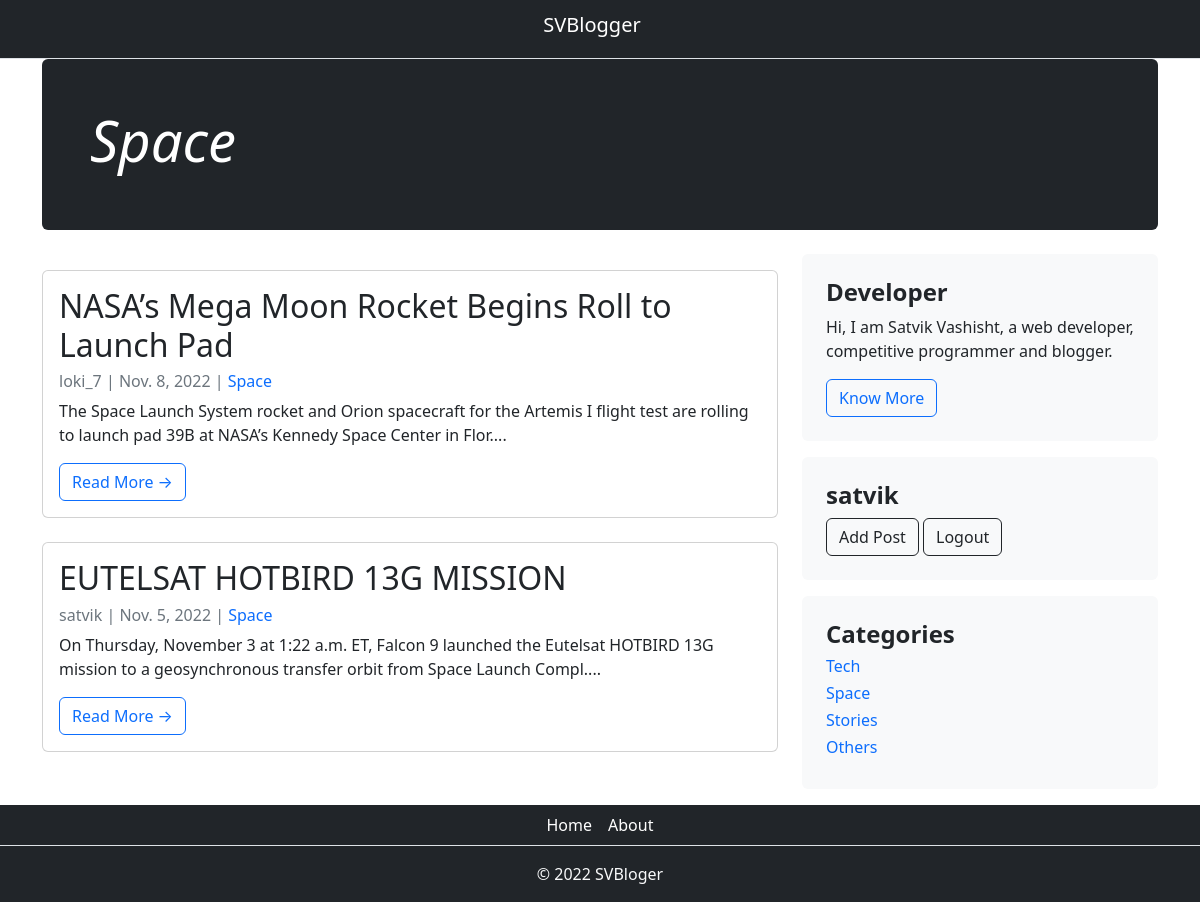
The page /category/Space (signed in) on the database its author committed.
### home/models.py (models this page shows, shortened)
class Post(models.Model):
    title = models.CharField(max_length=100)
    author = models.ForeignKey(User, on_delete=models.CASCADE)
    body = models.TextField()
    created_on = models.DateField(auto_now_add=True)
    category = models.CharField(max_length=100, default='others')
    likes = models.ManyToManyField(User, related_name='blog_post')

class Category(models.Model):
    name = models.CharField(max_length=100)
    def __str__(self):
        return self.name

### home/views.py (the view)
# urls.py: path('category/<str:cats>',CategoryView,name="category"),
def CategoryView(request, cats):
    category_post = Post.objects.filter(category=cats).order_by('-created_on')
    cat_menu = Category.objects.all()
    return render(request, 'categories.html', {'cats':cats, 'category_post':category_post, 'cat_menu':cat_menu})

### home/templates/categories.html (shortened to what this page needs)
{% extends "base.html" %}
{% block content %}
{% if category_post %}
<div class="container">
    <div class="p-4 p-md-5 mb-4 text-bg-dark rounded">
      <div class="col-md-6 px-0">
        <h1 class="display-4 fst-italic">{{ cats }}</h1>
      </div>
    </div>
</div>
<div class="container">
  <div class="row">
      <div class="col-md-8 mt-3 left">
          {% for post in category_post %}
          <div class="card mb-4">
              <div class="card-body">
                  <h2 class="card-title">{{ post.title }}</h2>
                  <p class="card-text text-muted h6">{{ post.author }} |  {{ post.created_on }} | <a href="{% url 'category' post.category %}" style="text-decoration: none;">{{ post.category }}</a></p>
                  <p class="card-text">{{ post.body | slice:":150" | safe }}....</p>
                  <a href="{% url 'post' post.pk  %}" class="btn btn-outline-primary">Read More &rarr;</a>
              </div>
          </div>
          {% endfor %}
      </div>
      {% block sidebar %} {% include 'sidebar.html' %} {% endblock sidebar %}
  </div>
</div>
{% endif %}
{%endblock%}

### home/templates/sidebar.html
{% block sidebar %}
<div class="col-md-4">
    <div class="position-sticky" style="top: 2rem;">
        <div class="p-4 mb-3 bg-light rounded">
          <h4 class=""><strong>Developer</strong></h4>
          <p class=" mb-0">Hi, I am Satvik Vashisht, a web developer, competitive programmer and blogger.</p>
          <a href="https://morning-coast-06742.herokuapp.com/" class="btn btn-outline-primary mt-3">Know More</a>
        </div>
        <div class="p-4 mb-3 bg-light rounded">
          {% if user.is_authenticated %}
          <h4 class="title"><strong>{{ user.username }}</strong></h4>
          <a href="{% url 'addpost' %}"><button type="button" class="btn btn-outline-dark text-center">Add Post</button></a>
          <a href="{% url 'logout' %}"><button type="button" class="btn btn-outline-dark text-center">Logout</button></a>
          {% else %}
          <a href="{% url 'login' %}"><button type="button" class="btn btn-outline-dark text-center">Login</button></a>
          <a href="{% url 'register' %}"><button type="button" class="btn btn-outline-dark text-center">Register</button></a>
          {% endif %}
        </div>
        <div class="p-4 mb-3 bg-light rounded">
          <h4 class=""><strong>Categories</strong></h4>
            {% for item in cat_menu %}
            <h6 class=""><a href="{% url 'category' item %}" style="text-decoration: none;">{{ item }}</a></h6>
            {% endfor %}
        </div>
    </div>
</div>
{% endblock sidebar %}

### home/templates/base.html (style rules this page uses)
html, body { height: 100%; width: 100%; margin: 0; display: table; }

### rows shown on the page
Post: title "NASA’s Mega Moon Rocket Begins Roll to Launch Pad", author "loki_7", created_on "Nov. 8, 2022", category "Space", body "The Space Launch System rocket and Orion spacecraft for the Artemis I flight test are rolling to launch pad 39B at NASA’s Kennedy Space Center in Flor"
Post: title "EUTELSAT HOTBIRD 13G MISSION", author "satvik", created_on "Nov. 5, 2022", category "Space", body "On Thursday, November 3 at 1:22 a.m. ET, Falcon 9 launched the Eutelsat HOTBIRD 13G mission to a geosynchronous transfer orbit from Space Launch Compl"
Category: name "Tech"
Category: name "Space"
Category: name "Stories"
Category: name "Others"

### other values the page prints
{{ cats }} "Space"
{{ user.username }} "satvik"
